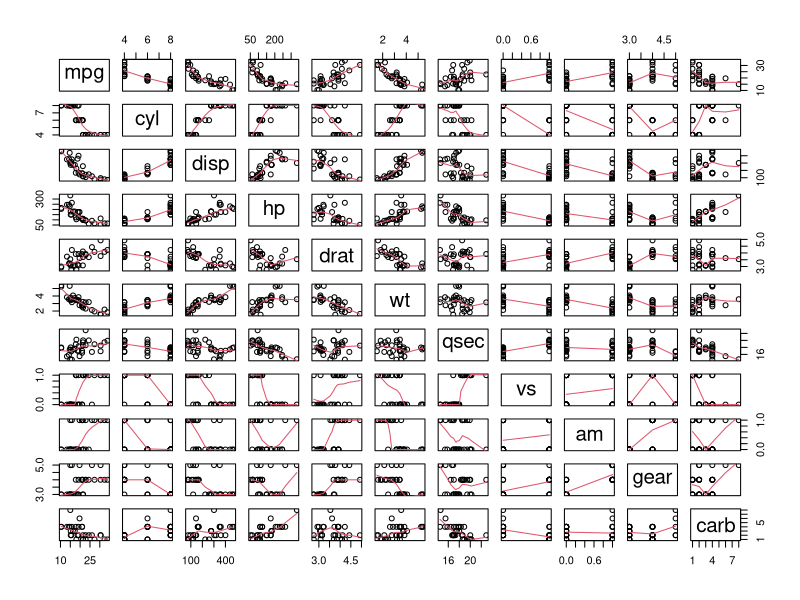
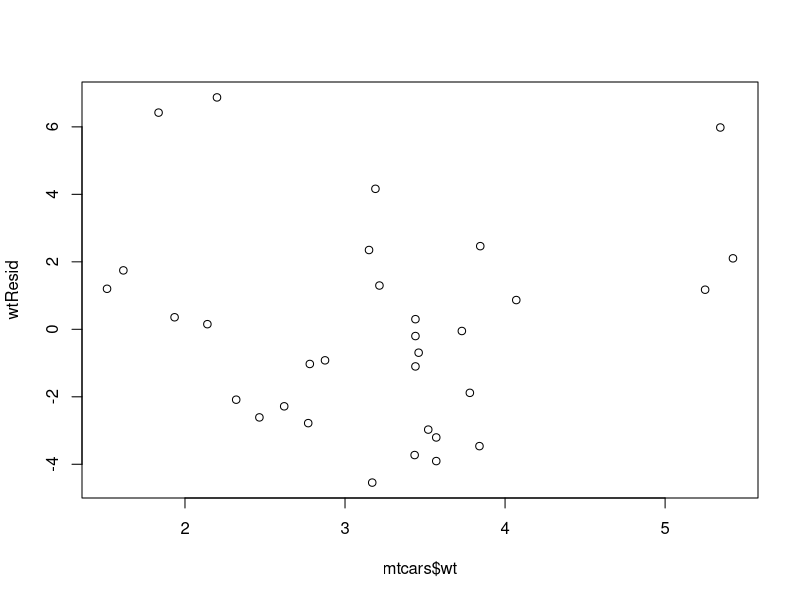
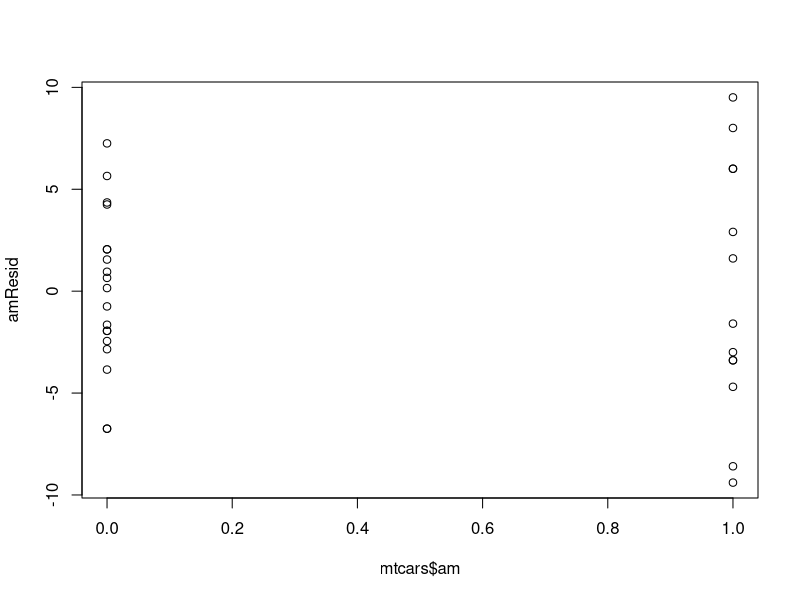

The R script that drew these images, in order:
## ---- chunk 1
data(mtcars);
## ---- chunk 2
coef <- summary(lm(mpg ~ am , data = mtcars))$coefficients; coef
## ---- chunk 3
coef <- summary(lm(mpg ~ . , data = mtcars))$coefficients; coef
## ---- chunk 4
coef <- summary(lm(mpg ~ wt + am , data = mtcars))$coefficients; coef
## ---- chunk 5
amFit <- lm(mpg ~ am , data = mtcars)
amResid <- residuals(amFit)
wtFit <- lm(mpg ~ wt , data = mtcars)
wtResid <- residuals(wtFit)
## ---- chunk 6
pairs(mtcars, panel = panel.smooth)
## ---- chunk 7
plot(wtResid ~ mtcars$wt)
## ---- chunk 8
plot(amResid ~ mtcars$am)
